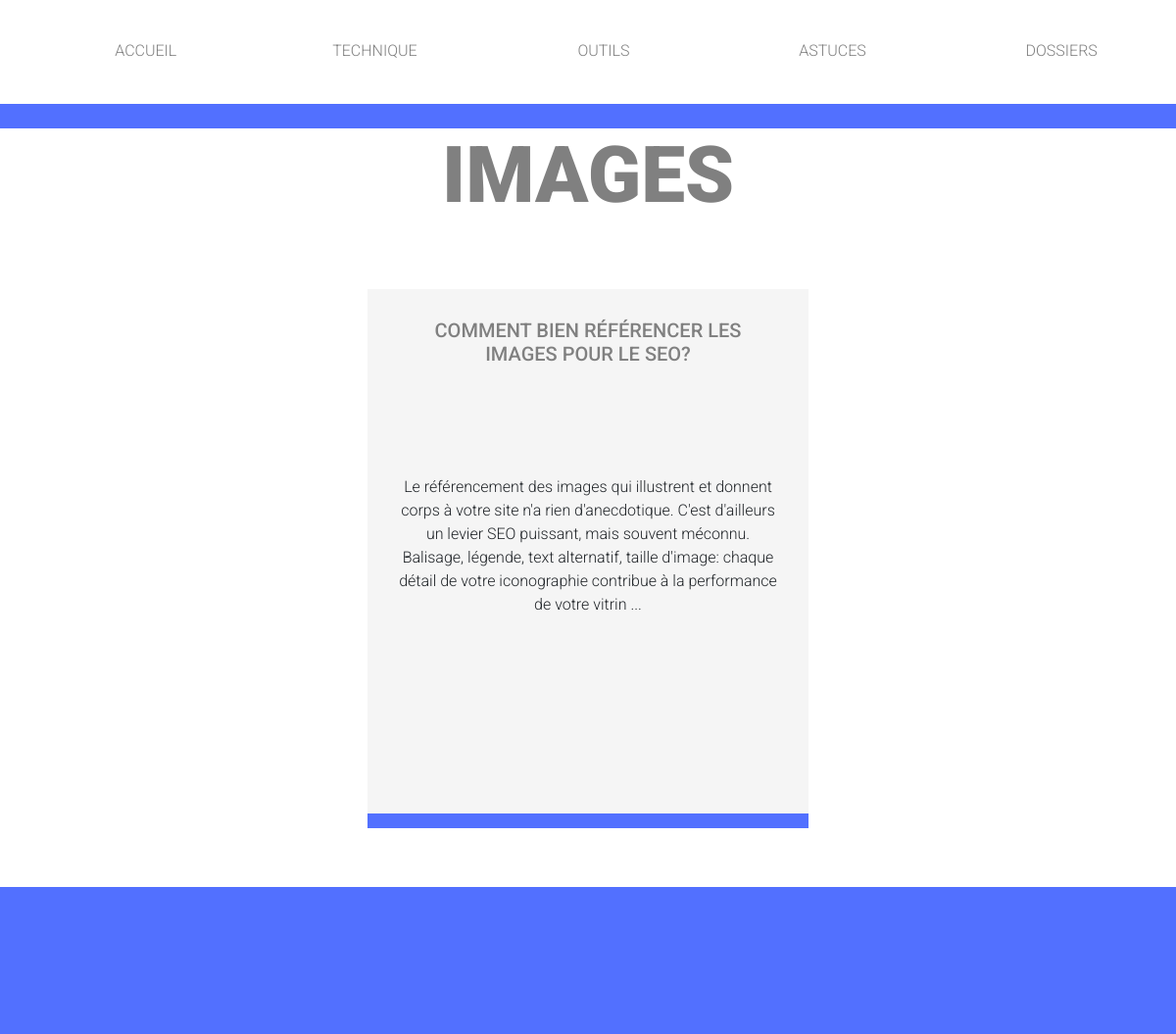
The app's page /otherPage/category/category.php with its own data.
### tables this page shows
CREATE TABLE `category` (
  `id` bigint NOT NULL,
  `name` text NOT NULL,
  `description` text NOT NULL COMMENT 'Meta name description de la catégorie',
  `content` text NOT NULL,
  `parent_id` bigint NOT NULL
);

CREATE TABLE `article` (
  `id` bigint NOT NULL,
  `title` text NOT NULL,
  `subtitle` text NOT NULL,
  `category_id` bigint NOT NULL,
  `content` text NOT NULL,
  `image_url` text NOT NULL,
  `image_alt` text NOT NULL,
  `rewriting_url` text NOT NULL
);

### request/request.php (called while the page is built, shortened)
<?php
$server_url = "http://localhost:8888/workshop/";
try{
    $bdd = new PDO('mysql:host=localhost; dbname=SEO_articles', 'root', 'root');
}
catch(Exception $e){
    die('Erreur :'.$e->getMessage());
}
if ($type=="category") {
    $req = $bdd -> query("SELECT id, name, description, content, parent_id
                          FROM category
                          WHERE id=" .$_ENV['id']);
    $result_category = $req -> fetch();
    $article_from_category="category_id=".$result_category['id'];
    $req_article_from_category = $bdd -> query("SELECT id, title, subtitle, content, image_url, image_alt, rewriting_url
                          FROM article
                          WHERE " .$article_from_category. "
                          ORDER BY id desc
                          LIMIT 10");
}

### otherPage/category/category.php (the view, shortened to what this page needs)
<?php
    $type="category";
    include('../../request/request.php');
    $tag_to_kill = array("<h1>", "</h1>", "<h2>", "</h2>", "<h3>", "</h3>");
?>
<!DOCTYPE html>
<html lang="fr">
<head>
<link href="https://cdn.jsdelivr.net/npm/bootstrap@5.1.3/dist/css/bootstrap.min.css" rel="stylesheet">
</head>
<body>
    <header>
        <?php
            include('../../component/navbar.php');
        ?>
        <h1>
            <?php
                echo $result_category['name'];
            ?>
        </h1>
    </header>
    <main>
        <?php
            while ($show_article = $req_article_from_category->fetch()){
                ?>
                <article>
                    <h2>
                        <a href="<?php echo $server_url."otherPage/articles/article.php?id=".$show_article['id']; ?>">
                            <?php
                            echo $show_article['title'];
                            ?>
                        </a>
                    </h2>
                    <div class="img_articles">
                    </div>
                    <section>
                        <?php
                            echo substr(str_replace($tag_to_kill, "", $show_article['content']), 0, 300);
                        ?>
                        ...
                    </section>
                </article>
                <?php
            }
        ?>
    </main>
    <footer></footer>
</body>
</html>

### otherPage/category/category.php (style rules this page uses)
body { font-family: 'Roboto', sans-serif; }
a { color: grey; text-decoration: none; }
main { display: flex; flex-wrap: wrap; align-items: center; justify-content: center; align-content: center; width: 100%; }
article { width: 450px; height: 550px; margin: 60px; background-color: rgb(245, 245, 245); border-bottom: 15px solid #5270ff; }
section { text-align: center; margin: 50px 30px 0 30px; padding-bottom: 50px; }
.img_articles { text-align: center; }
h1 { font-size: 80px; text-align: center; color: grey; font-weight: 900; text-transform: uppercase; }
h2 { text-align: center; font-size: 20px; text-transform: uppercase; color: #5270ff !important; padding: 30px 50px; }
p { font-weight: 300; }
footer { width:100%; height: 150px; background-color: #5270ff; }

### records on screen
category: name "IMAGES"
article: title "COMMENT BIEN RÉFÉRENCER LES IMAGES POUR LE SEO?", content "Le référencement des images qui illustrent et donnent corps à votre site n'a rien d'anecdotique. C'est d'ailleurs un levier SEO puissant, mais souvent méconnu. Balisage, légende, text alternatif, taille d'image: chaque détail de votre iconographie contribue à la performance de votre vitrin"
